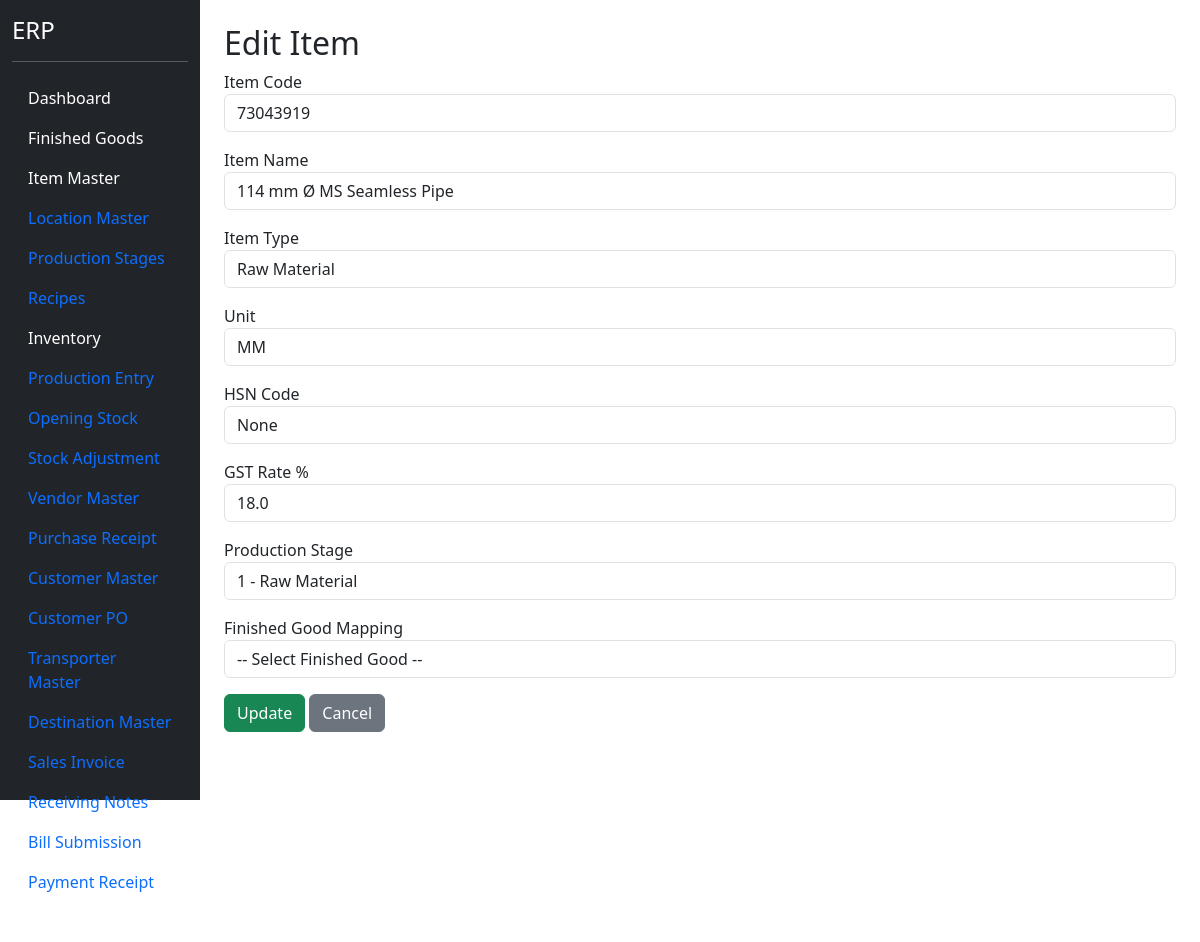
The page /items/edit/1 (signed in) on the database as committed earlier.
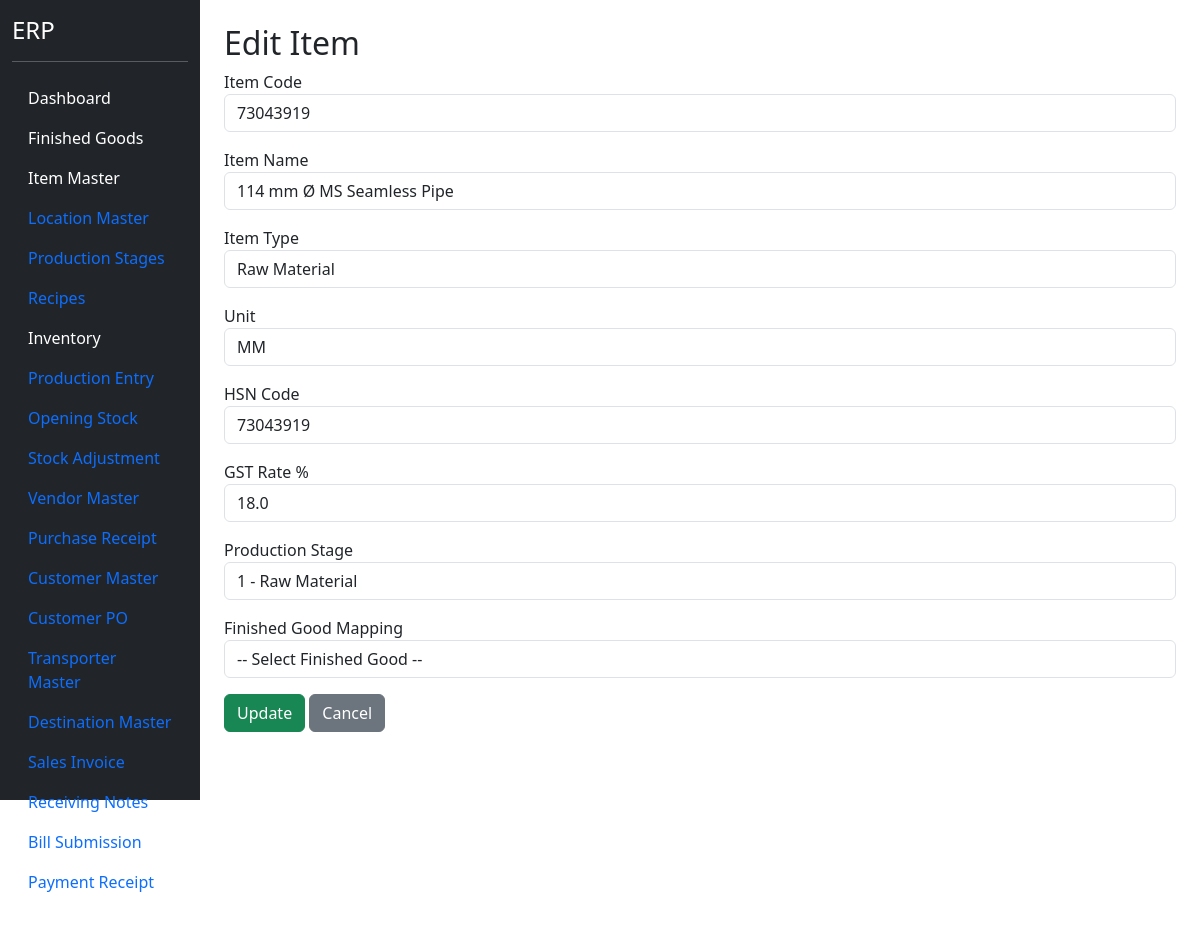
The same page on the database as committed later.
### models.py (models this page shows)
class ItemMaster(db.Model):
    __tablename__ = "item_master"
    id = db.Column(db.Integer, primary_key=True)
    item_code = db.Column(
        db.String(50),
        unique=True,
        nullable=False
    )
    item_name = db.Column(
        db.String(255),
        nullable=False
    )
    item_type = db.Column(
        db.String(50),
        nullable=False
    )
    production_stage = db.Column(
    db.String(100)
    )
    production_stage_id = db.Column(
    db.Integer,
    db.ForeignKey(
        "production_stage_master.id"
    ),
    nullable=True
    )
    production_stage_rel = db.relationship(
    "ProductionStageMaster"
    )
    unit = db.Column(
        db.String(20),
        nullable=False
    )
    finished_good_id = db.Column(
    db.Integer,
    db.ForeignKey("finished_goods.id"),
    nullable=True
    )
    hsn_code = db.Column(
    db.String(20)
    )
    gst_rate = db.Column(
    db.Float,
    default=18
    )
    active = db.Column(
        db.Boolean,
        default=True
    )

class ProductionStageMaster(db.Model):
    __tablename__ = "production_stage_master"
    id = db.Column(
        db.Integer,
        primary_key=True
    )
    stage_no = db.Column(
        db.Integer,
        nullable=False
    )
    stage_name = db.Column(
        db.String(100),
        nullable=False
    )
    active = db.Column(
        db.Boolean,
        default=True
    )

### blueprints/masters/routes.py (the view, shortened to what this page needs)
@masters_bp.route(
    "/items/edit/<int:id>",
    methods=["GET", "POST"]
)
@login_required
def edit_item(id):
    item = ItemMaster.query.get_or_404(id)
    fg_list = FinishedGood.query.order_by(
        FinishedGood.fg_name
    ).all()
    stage_list = ProductionStageMaster.query.order_by(
    ProductionStageMaster.stage_no
    ).all()
    return render_template(
        "edit_item.html",
        item=item,
        fg_list=fg_list,
        stage_list=stage_list
    )

### app.py (called while the page is built)
@login_manager.user_loader
def load_user(user_id):
    return User.query.get(int(user_id))

### templates/edit_item.html (shortened to what this page needs)
{% extends "base.html" %}
{% block content %}
<div class="container mt-4">
<h2>Edit Item</h2>
<form method="POST">
<div class="mb-3">
<label>Item Code</label>
<input
type="text"
name="item_code"
value="{{ item.item_code }}"
class="form-control"
required>
</div>
<div class="mb-3">
<label>Item Name</label>
<input
type="text"
name="item_name"
value="{{ item.item_name }}"
class="form-control"
required>
</div>
<div class="mb-3">
<label>Item Type</label>
<select
name="item_type"
class="form-control">
<option value="Raw Material"
{% if item.item_type == "Raw Material" %}
selected
{% endif %}>
Raw Material
</option>
</select>
</div>
<div class="mb-3">
<label>Unit</label>
<input
type="text"
name="unit"
value="{{ item.unit }}"
class="form-control">
</div>
<div class="mb-3">
<label>
HSN Code
</label>
<input
    type="text"
    name="hsn_code"
    value="{{ item.hsn_code }}"
    class="form-control">
</div>
<div class="mb-3">
<label>
GST Rate %
</label>
<input
    type="number"
    step="0.01"
    name="gst_rate"
    value="{{ item.gst_rate }}"
    class="form-control">
</div>
<div class="mb-3">
<label>Production Stage</label>
<select
    name="production_stage_id"
    class="form-control">
    {% for stage in stage_list %}
    <option
        value="{{ stage.id }}"
        {% if item.production_stage_id == stage.id %}
        selected
        {% endif %}
    >
        {{ stage.stage_no }} -
    </option>
    {% endfor %}
</select>
</div>
<div class="mb-3">
<label>Finished Good Mapping</label>
<select
    name="finished_good_id"
    class="form-control">
    <option value="">
        -- Select Finished Good --
    </option>
</select>
</div>
<button
type="submit"
class="btn btn-success">
Update
</button>
<a
href="/items"
class="btn btn-secondary">
Cancel
</a>
</form>
</div>
{% endblock %}

Rows that differ between the two databases and show on the page:
changed ItemMaster "114 mm Ø MS Seamless Pipe": hsn_code "None" → "73043919"
